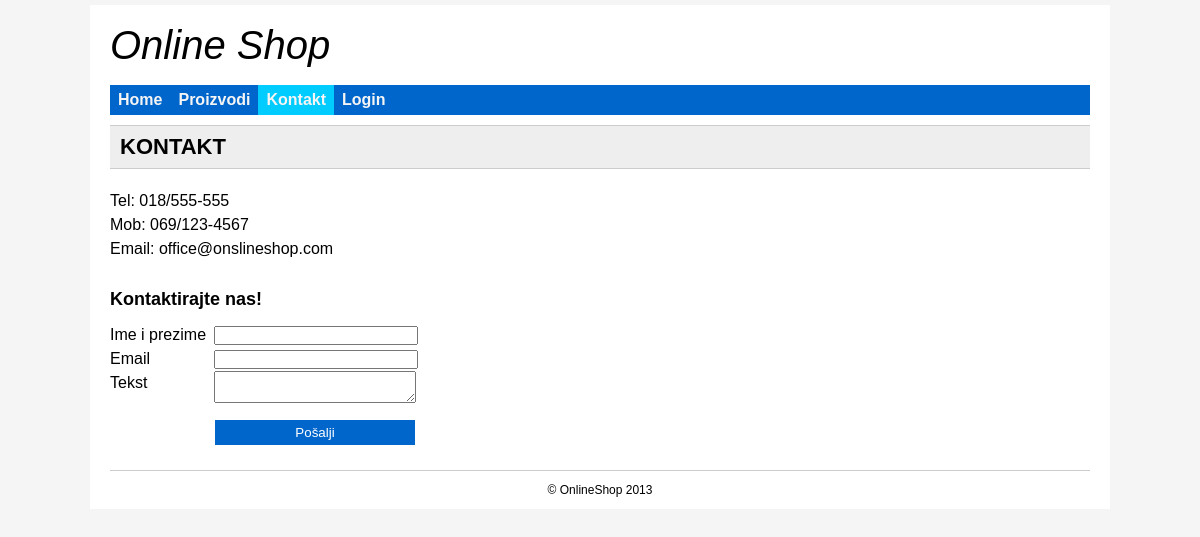
/kontakt, run on the app's committed database.
### tables this page shows
CREATE TABLE IF NOT EXISTS `pages` (
  `page_id` int(5) unsigned NOT NULL AUTO_INCREMENT,
  `page` varchar(255) NOT NULL,
  `title` varchar(255) NOT NULL,
  `description` mediumtext NOT NULL,
  PRIMARY KEY (`page_id`)
);

### libs/View.php (called while the page is built, shortened)
<?php
class View {
    public function render($template) {
        include_once BASE_PATH . 'views/public/header.php';
        include_once BASE_PATH . 'views/public/'.$template;
        include_once BASE_PATH . 'views/public/footer.php';
    }
}
?>

### controllers/kontakt_controller.php (called while the page is built, shortened)
<?php
class Kontakt_Controller extends Controller {
    public function index(){
        $kontaktPage = $this->model->getKontaktPage();
        $this->view->kontaktPage = $kontaktPage;
        $this->view->render('kontakt/kontakt_page.php');
    }
}
?>

### index.php (called while the page is built, shortened)
<?php
require LIBS.'View.php';
require LIBS.'Model.php';
$onlineshop = new Router();
?>

### libs/Model.php (called while the page is built, shortened)
<?php
class Model {
    public function __construct() {
        $this->db = new Database(DB_TYPE,DB_HOST,DB_NAME,DB_USER,DB_PASS);
    }
}
?>

### models/kontakt_model.php (called while the page is built, shortened)
<?php
class Kontakt_Model extends Model {
    public function getKontaktPage() {
        $kontakt = array();
        $sql = "SELECT `page_id`,`page`,`title`,`description`
                FROM `pages`
                WHERE `page_id` = 2";
        $result = $this->db->query($sql);
            if ($result->rowCount()>0){
            $kontakt = $result->fetch(PDO::FETCH_ASSOC);
        }
        return $kontakt;
    }
}
?>

### views/public/kontakt/kontakt_page.php (the view, shortened to what this page needs)
<?php
echo '<h1>' . $this->kontaktPage['title'] . '</h1>';
?>
<div style="float:left;">
    <?php
    echo $this->kontaktPage['description'];
    ?>
    <h3 style="margin-top: 25px;">Kontaktirajte nas!</h3>
    <form class="form contact_form" action="<?php echo URL . 'kontakt/dodajKontakt'; ?>" method="post" >
        <label for="name">Ime i prezime</label> <input type="text" id="name" name="name" /> <br/>
        <label for="email">Email</label> <input type="text" id="email" name="email" /> <br/>
        <label for="text">Tekst</label> <textarea id="text" name="text"></textarea> <br/>
        <input class="button" type="submit" value="Pošalji">
    </form>
</div>

### views/public/style.css (style rules this page uses)
body,div,dl,dt,dd,ul,ol,li,h1,h2,h3,h4,h5,h6,pre,code,form,fieldset,legend,input,textarea,p,blockquote,th,td { margin:0;padding:0; }
html { color:#000;background:#f5f5f5; }
body { font:16px/1.5 arial,helvetica,sans-serif;text-align:center; }
.content h1 { line-height: 1; padding: 10px; border: 1px solid #ccc; border-width: 1px 0; background: #eee; }
.form label { display: inline-block; vertical-align: top; width: 80px; }
.form .button { margin-left: 85px; }
.contact_form label { width: 100px; }
.contact_form .button { margin-left: 105px; }
.contact_form input, #text { width: 200px; }
.button { display: inline-block; padding: 0 15px; height: 25px; line-height: 25px; background: #06c; text-align: center; color: #fff; border: 0; cursor: pointer; margin-top: 10px; }
h1,.title1 { font-size:22px;margin-bottom:20px; }
h3,.title3 { font-size:18px;margin-bottom:10px; }

### data on the page
pages: title "KONTAKT", description "Tel: 018/555-555 Mob: 069/123-4567 Email: office@onslineshop.com"
